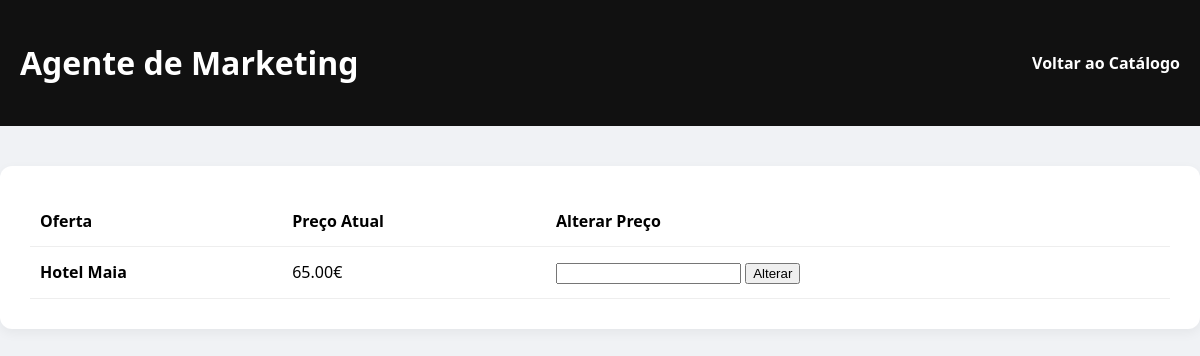
Page /scripts/agentemarketing.php on the earlier database version.
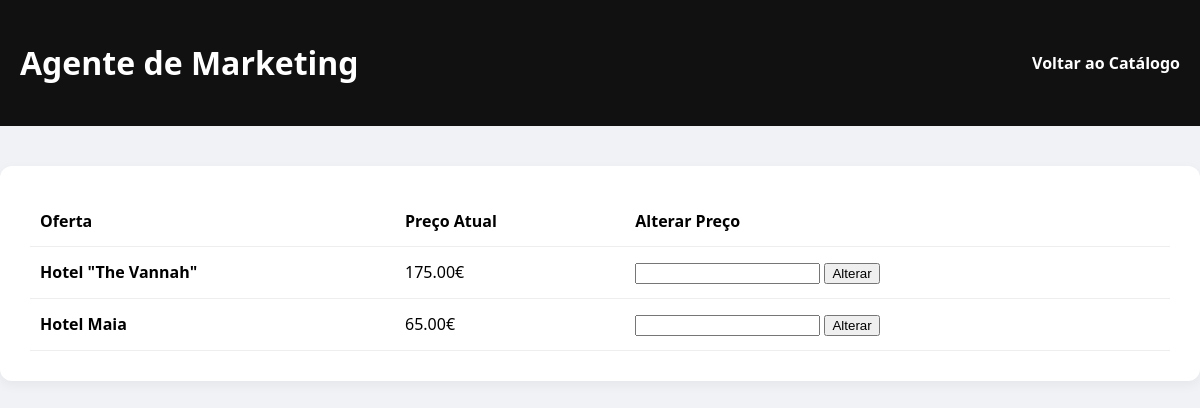
Same page on the later database version.
### tables this page shows
CREATE TABLE ofertas (
    id INTEGER PRIMARY KEY AUTOINCREMENT,
    titulo TEXT NOT NULL,
    descricao TEXT NOT NULL,
    preco REAL NOT NULL,
    preco_antigo REAL
);

### scripts/agentemarketing.php (the view, shortened to what this page needs)
<?php
$db = new PDO("sqlite:" . __DIR__ . "/hshotels.db");
$ofertas = $db->query("SELECT * FROM ofertas ORDER BY id DESC")->fetchAll(PDO::FETCH_ASSOC);
?>
<!DOCTYPE html>
<html lang="pt-PT">
<head>
</head>
<body>
    <div class="header">
        <h1>Agente de Marketing</h1>
        <a href="catalogo.php" style="color: white; text-decoration: none; font-weight: bold;">Voltar ao Catálogo</a>
    </div>
    <div class="container">
        <table>
            <thead><tr><th>Oferta</th><th>Preço Atual</th><th>Alterar Preço</th></tr></thead>
            <tbody>
                <?php foreach ($ofertas as $o): ?>
                    <tr>
                        <td><strong><?php echo htmlspecialchars($o['titulo']); ?></strong></td>
                        <td><?php echo number_format($o['preco'], 2); ?>€</td>
                        <td>
                            <form method="POST">
                                <input type="number" name="novo_preco" step="0.01" required>
                                <button type="submit">Alterar</button>
                            </form>
                        </td>
                    </tr>
                <?php endforeach; ?>
            </tbody>
        </table>
    </div>
</body>
</html>

Differences in the rows shown:
added ofertas: titulo "Hotel \"The Vannah\"", preco "175.00"
